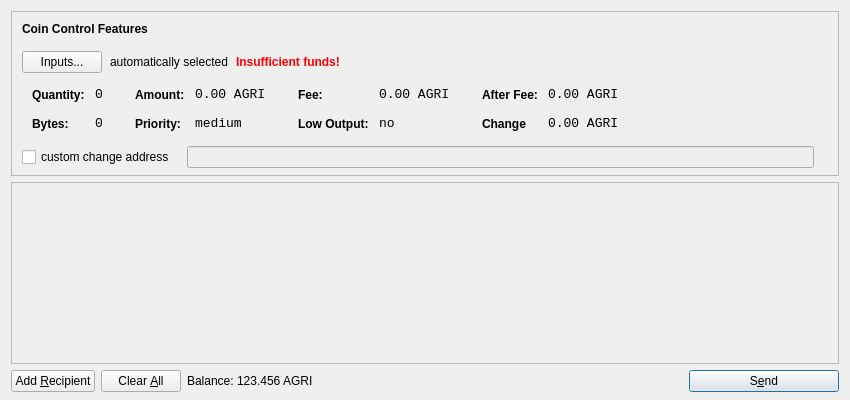
<?xml version="1.0" encoding="UTF-8"?>
<ui version="4.0">
 <class>SendCoinsDialog</class>
 <widget class="QDialog" name="SendCoinsDialog">
  <property name="geometry">
   <rect>
    <x>0</x>
    <y>0</y>
    <width>850</width>
    <height>400</height>
   </rect>
  </property>
  <property name="windowTitle">
   <string>Send Coins</string>
  </property>
  <layout class="QVBoxLayout" name="verticalLayout" stretch="0,1,0">
   <property name="bottomMargin">
    <number>8</number>
   </property>
   <item>
    <widget class="QFrame" name="frameCoinControl">
     <property name="sizePolicy">
      <sizepolicy hsizetype="Expanding" vsizetype="Expanding">
       <horstretch>0</horstretch>
       <verstretch>0</verstretch>
      </sizepolicy>
     </property>
     <property name="maximumSize">
      <size>
       <width>16777215</width>
       <height>16777215</height>
      </size>
     </property>
     <property name="frameShape">
      <enum>QFrame::StyledPanel</enum>
     </property>
     <property name="frameShadow">
      <enum>QFrame::Sunken</enum>
     </property>
     <layout class="QVBoxLayout" name="verticalLayoutCoinControl2">
      <property name="spacing">
       <number>-1</number>
      </property>
      <property name="leftMargin">
       <number>0</number>
      </property>
      <property name="topMargin">
       <number>0</number>
      </property>
      <property name="rightMargin">
       <number>0</number>
      </property>
      <property name="bottomMargin">
       <number>6</number>
      </property>
      <item>
       <layout class="QVBoxLayout" name="verticalLayoutCoinControl" stretch="0,0,0,0,1">
        <property name="spacing">
         <number>0</number>
        </property>
        <property name="leftMargin">
         <number>10</number>
        </property>
        <property name="topMargin">
         <number>10</number>
        </property>
        <item>
         <layout class="QHBoxLayout" name="horizontalLayoutCoinControl1">
          <property name="bottomMargin">
           <number>15</number>
          </property>
          <item>
           <widget class="QLabel" name="labelCoinControlFeatures">
            <property name="sizePolicy">
             <sizepolicy hsizetype="Preferred" vsizetype="Maximum">
              <horstretch>0</horstretch>
              <verstretch>0</verstretch>
             </sizepolicy>
            </property>
            <property name="font">
             <font>
              <weight>75</weight>
              <bold>true</bold>
             </font>
            </property>
            <property name="styleSheet">
             <string notr="true">font-weight:bold;</string>
            </property>
            <property name="text">
             <string>Coin Control Features</string>
            </property>
           </widget>
          </item>
         </layout>
        </item>
        <item>
         <layout class="QHBoxLayout" name="horizontalLayoutCoinControl2" stretch="0,0,0,0">
          <property name="spacing">
           <number>8</number>
          </property>
          <property name="bottomMargin">
           <number>10</number>
          </property>
          <item>
           <widget class="QPushButton" name="pushButtonCoinControl">
            <property name="styleSheet">
             <string notr="true"/>
            </property>
            <property name="text">
             <string>Inputs...</string>
            </property>
           </widget>
          </item>
          <item>
           <widget class="QLabel" name="labelCoinControlAutomaticallySelected">
            <property name="text">
             <string>automatically selected</string>
            </property>
            <property name="margin">
             <number>5</number>
            </property>
           </widget>
          </item>
          <item>
           <widget class="QLabel" name="labelCoinControlInsuffFunds">
            <property name="font">
             <font>
              <weight>75</weight>
              <bold>true</bold>
             </font>
            </property>
            <property name="styleSheet">
             <string notr="true">color:red;font-weight:bold;</string>
            </property>
            <property name="text">
             <string>Insufficient funds!</string>
            </property>
            <property name="margin">
             <number>5</number>
            </property>
           </widget>
          </item>
          <item>
           <spacer name="horizontalSpacerCoinControl">
            <property name="orientation">
             <enum>Qt::Horizontal</enum>
            </property>
            <property name="sizeHint" stdset="0">
             <size>
              <width>40</width>
              <height>1</height>
             </size>
            </property>
           </spacer>
          </item>
         </layout>
        </item>
        <item>
         <widget class="QWidget" name="widgetCoinControl" native="true">
          <property name="sizePolicy">
           <sizepolicy hsizetype="Preferred" vsizetype="Preferred">
            <horstretch>0</horstretch>
            <verstretch>0</verstretch>
           </sizepolicy>
          </property>
          <property name="minimumSize">
           <size>
            <width>0</width>
            <height>0</height>
           </size>
          </property>
          <property name="styleSheet">
           <string notr="true"/>
          </property>
          <layout class="QHBoxLayout" name="horizontalLayoutCoinControl5">
           <property name="margin">
            <number>0</number>
           </property>
           <item>
            <layout class="QHBoxLayout" name="horizontalLayoutCoinControl3" stretch="0,0,0,1">
             <property name="spacing">
              <number>20</number>
             </property>
             <property name="topMargin">
              <number>0</number>
             </property>
             <property name="bottomMargin">
              <number>10</number>
             </property>
             <item>
              <layout class="QFormLayout" name="formLayoutCoinControl1">
               <property name="horizontalSpacing">
                <number>10</number>
               </property>
               <property name="verticalSpacing">
                <number>14</number>
               </property>
               <property name="leftMargin">
                <number>10</number>
               </property>
               <property name="topMargin">
                <number>4</number>
               </property>
               <property name="rightMargin">
                <number>6</number>
               </property>
               <item row="0" column="0">
                <widget class="QLabel" name="labelCoinControlQuantityText">
                 <property name="styleSheet">
                  <string notr="true">font-weight:bold;</string>
                 </property>
                 <property name="text">
                  <string>Quantity:</string>
                 </property>
                 <property name="margin">
                  <number>0</number>
                 </property>
                </widget>
               </item>
               <item row="0" column="1">
                <widget class="QLabel" name="labelCoinControlQuantity">
                 <property name="font">
                  <font>
                   <family>Monospace</family>
                   <pointsize>10</pointsize>
                  </font>
                 </property>
                 <property name="cursor">
                  <cursorShape>IBeamCursor</cursorShape>
                 </property>
                 <property name="contextMenuPolicy">
                  <enum>Qt::ActionsContextMenu</enum>
                 </property>
                 <property name="text">
                  <string>0</string>
                 </property>
                 <property name="margin">
                  <number>0</number>
                 </property>
                 <property name="textInteractionFlags">
                  <set>Qt::LinksAccessibleByMouse|Qt::TextSelectableByKeyboard|Qt::TextSelectableByMouse</set>
                 </property>
                </widget>
               </item>
               <item row="1" column="0">
                <widget class="QLabel" name="labelCoinControlBytesText">
                 <property name="styleSheet">
                  <string notr="true">font-weight:bold;</string>
                 </property>
                 <property name="text">
                  <string>Bytes:</string>
                 </property>
                </widget>
               </item>
               <item row="1" column="1">
                <widget class="QLabel" name="labelCoinControlBytes">
                 <property name="font">
                  <font>
                   <family>Monospace</family>
                   <pointsize>10</pointsize>
                  </font>
                 </property>
                 <property name="cursor">
                  <cursorShape>IBeamCursor</cursorShape>
                 </property>
                 <property name="contextMenuPolicy">
                  <enum>Qt::ActionsContextMenu</enum>
                 </property>
                 <property name="text">
                  <string>0</string>
                 </property>
                 <property name="textInteractionFlags">
                  <set>Qt::LinksAccessibleByMouse|Qt::TextSelectableByKeyboard|Qt::TextSelectableByMouse</set>
                 </property>
                </widget>
               </item>
              </layout>
             </item>
             <item>
              <layout class="QFormLayout" name="formLayoutCoinControl2">
               <property name="horizontalSpacing">
                <number>10</number>
               </property>
               <property name="verticalSpacing">
                <number>14</number>
               </property>
               <property name="leftMargin">
                <number>6</number>
               </property>
               <property name="topMargin">
                <number>4</number>
               </property>
               <property name="rightMargin">
                <number>6</number>
               </property>
               <item row="0" column="0">
                <widget class="QLabel" name="labelCoinControlAmountText">
                 <property name="styleSheet">
                  <string notr="true">font-weight:bold;</string>
                 </property>
                 <property name="text">
                  <string>Amount:</string>
                 </property>
                 <property name="margin">
                  <number>0</number>
                 </property>
                </widget>
               </item>
               <item row="0" column="1">
                <widget class="QLabel" name="labelCoinControlAmount">
                 <property name="font">
                  <font>
                   <family>Monospace</family>
                   <pointsize>10</pointsize>
                  </font>
                 </property>
                 <property name="cursor">
                  <cursorShape>IBeamCursor</cursorShape>
                 </property>
                 <property name="contextMenuPolicy">
                  <enum>Qt::ActionsContextMenu</enum>
                 </property>
                 <property name="text">
                  <string>0.00 AGRI</string>
                 </property>
                 <property name="textInteractionFlags">
                  <set>Qt::LinksAccessibleByMouse|Qt::TextSelectableByKeyboard|Qt::TextSelectableByMouse</set>
                 </property>
                </widget>
               </item>
               <item row="1" column="0">
                <widget class="QLabel" name="labelCoinControlPriorityText">
                 <property name="styleSheet">
                  <string notr="true">font-weight:bold;</string>
                 </property>
                 <property name="text">
                  <string>Priority:</string>
                 </property>
                </widget>
               </item>
               <item row="1" column="1">
                <widget class="QLabel" name="labelCoinControlPriority">
                 <property name="font">
                  <font>
                   <family>Monospace</family>
                   <pointsize>10</pointsize>
                  </font>
                 </property>
                 <property name="cursor">
                  <cursorShape>IBeamCursor</cursorShape>
                 </property>
                 <property name="contextMenuPolicy">
                  <enum>Qt::ActionsContextMenu</enum>
                 </property>
                 <property name="text">
                  <string>medium</string>
                 </property>
                 <property name="textInteractionFlags">
                  <set>Qt::LinksAccessibleByMouse|Qt::TextSelectableByKeyboard|Qt::TextSelectableByMouse</set>
                 </property>
                </widget>
               </item>
              </layout>
             </item>
             <item>
              <layout class="QFormLayout" name="formLayoutCoinControl3">
               <property name="horizontalSpacing">
                <number>10</number>
               </property>
               <property name="verticalSpacing">
                <number>14</number>
               </property>
               <property name="leftMargin">
                <number>6</number>
               </property>
               <property name="topMargin">
                <number>4</number>
               </property>
               <property name="rightMargin">
                <number>6</number>
               </property>
               <item row="0" column="0">
                <widget class="QLabel" name="labelCoinControlFeeText">
                 <property name="styleSheet">
                  <string notr="true">font-weight:bold;</string>
                 </property>
                 <property name="text">
                  <string>Fee:</string>
                 </property>
                 <property name="margin">
                  <number>0</number>
                 </property>
                </widget>
               </item>
               <item row="0" column="1">
                <widget class="QLabel" name="labelCoinControlFee">
                 <property name="font">
                  <font>
                   <family>Monospace</family>
                   <pointsize>10</pointsize>
                  </font>
                 </property>
                 <property name="cursor">
                  <cursorShape>IBeamCursor</cursorShape>
                 </property>
                 <property name="contextMenuPolicy">
                  <enum>Qt::ActionsContextMenu</enum>
                 </property>
                 <property name="text">
                  <string>0.00 AGRI</string>
                 </property>
                 <property name="textInteractionFlags">
                  <set>Qt::LinksAccessibleByMouse|Qt::TextSelectableByKeyboard|Qt::TextSelectableByMouse</set>
                 </property>
                </widget>
               </item>
               <item row="1" column="0">
                <widget class="QLabel" name="labelCoinControlLowOutputText">
                 <property name="styleSheet">
                  <string notr="true">font-weight:bold;</string>
                 </property>
                 <property name="text">
                  <string>Low Output:</string>
                 </property>
                </widget>
               </item>
               <item row="1" column="1">
                <widget class="QLabel" name="labelCoinControlLowOutput">
                 <property name="font">
                  <font>
                   <family>Monospace</family>
                   <pointsize>10</pointsize>
                  </font>
                 </property>
                 <property name="cursor">
                  <cursorShape>IBeamCursor</cursorShape>
                 </property>
                 <property name="contextMenuPolicy">
                  <enum>Qt::ActionsContextMenu</enum>
                 </property>
                 <property name="text">
                  <string>no</string>
                 </property>
                 <property name="textInteractionFlags">
                  <set>Qt::LinksAccessibleByMouse|Qt::TextSelectableByKeyboard|Qt::TextSelectableByMouse</set>
                 </property>
                </widget>
               </item>
              </layout>
             </item>
             <item>
              <layout class="QFormLayout" name="formLayoutCoinControl4">
               <property name="horizontalSpacing">
                <number>10</number>
               </property>
               <property name="verticalSpacing">
                <number>14</number>
               </property>
               <property name="leftMargin">
                <number>6</number>
               </property>
               <property name="topMargin">
                <number>4</number>
               </property>
               <property name="rightMargin">
                <number>6</number>
               </property>
               <item row="0" column="0">
                <widget class="QLabel" name="labelCoinControlAfterFeeText">
                 <property name="styleSheet">
                  <string notr="true">font-weight:bold;</string>
                 </property>
                 <property name="text">
                  <string>After Fee:</string>
                 </property>
                 <property name="margin">
                  <number>0</number>
                 </property>
                </widget>
               </item>
               <item row="0" column="1">
                <widget class="QLabel" name="labelCoinControlAfterFee">
                 <property name="font">
                  <font>
                   <family>Monospace</family>
                   <pointsize>10</pointsize>
                  </font>
                 </property>
                 <property name="cursor">
                  <cursorShape>IBeamCursor</cursorShape>
                 </property>
                 <property name="contextMenuPolicy">
                  <enum>Qt::ActionsContextMenu</enum>
                 </property>
                 <property name="text">
                  <string>0.00 AGRI</string>
                 </property>
                 <property name="textInteractionFlags">
                  <set>Qt::LinksAccessibleByMouse|Qt::TextSelectableByKeyboard|Qt::TextSelectableByMouse</set>
                 </property>
                </widget>
               </item>
               <item row="1" column="0">
                <widget class="QLabel" name="labelCoinControlChangeText">
                 <property name="styleSheet">
                  <string notr="true">font-weight:bold;</string>
                 </property>
                 <property name="text">
                  <string>Change</string>
                 </property>
                </widget>
               </item>
               <item row="1" column="1">
                <widget class="QLabel" name="labelCoinControlChange">
                 <property name="font">
                  <font>
                   <family>Monospace</family>
                   <pointsize>10</pointsize>
                  </font>
                 </property>
                 <property name="cursor">
                  <cursorShape>IBeamCursor</cursorShape>
                 </property>
                 <property name="contextMenuPolicy">
                  <enum>Qt::ActionsContextMenu</enum>
                 </property>
                 <property name="text">
                  <string>0.00 AGRI</string>
                 </property>
                 <property name="textInteractionFlags">
                  <set>Qt::LinksAccessibleByMouse|Qt::TextSelectableByKeyboard|Qt::TextSelectableByMouse</set>
                 </property>
                </widget>
               </item>
              </layout>
             </item>
            </layout>
           </item>
          </layout>
         </widget>
        </item>
        <item>
         <layout class="QHBoxLayout" name="horizontalLayoutCoinControl4" stretch="0,0,0">
          <property name="spacing">
           <number>12</number>
          </property>
          <property name="sizeConstraint">
           <enum>QLayout::SetDefaultConstraint</enum>
          </property>
          <property name="topMargin">
           <number>5</number>
          </property>
          <property name="rightMargin">
           <number>5</number>
          </property>
          <item>
           <widget class="QCheckBox" name="checkBoxCoinControlChange">
            <property name="text">
             <string>custom change address</string>
            </property>
           </widget>
          </item>
          <item>
           <widget class="QLineEdit" name="lineEditCoinControlChange">
            <property name="enabled">
             <bool>false</bool>
            </property>
            <property name="sizePolicy">
             <sizepolicy hsizetype="Expanding" vsizetype="Fixed">
              <horstretch>0</horstretch>
              <verstretch>0</verstretch>
             </sizepolicy>
            </property>
           </widget>
          </item>
          <item>
           <widget class="QLabel" name="labelCoinControlChangeLabel">
            <property name="sizePolicy">
             <sizepolicy hsizetype="Preferred" vsizetype="Expanding">
              <horstretch>0</horstretch>
              <verstretch>0</verstretch>
             </sizepolicy>
            </property>
            <property name="minimumSize">
             <size>
              <width>0</width>
              <height>0</height>
             </size>
            </property>
            <property name="text">
             <string/>
            </property>
            <property name="margin">
             <number>3</number>
            </property>
           </widget>
          </item>
         </layout>
        </item>
        <item>
         <spacer name="verticalSpacerCoinControl">
          <property name="orientation">
           <enum>Qt::Vertical</enum>
          </property>
          <property name="sizeHint" stdset="0">
           <size>
            <width>800</width>
            <height>1</height>
           </size>
          </property>
         </spacer>
        </item>
       </layout>
      </item>
     </layout>
    </widget>
   </item>
   <item>
    <widget class="QScrollArea" name="scrollArea">
     <property name="widgetResizable">
      <bool>true</bool>
     </property>
     <widget class="QWidget" name="scrollAreaWidgetContents">
      <property name="geometry">
       <rect>
        <x>0</x>
        <y>0</y>
        <width>830</width>
        <height>165</height>
       </rect>
      </property>
      <layout class="QVBoxLayout" name="verticalLayout_2">
       <property name="margin">
        <number>0</number>
       </property>
       <item>
        <layout class="QVBoxLayout" name="entries">
         <property name="spacing">
          <number>6</number>
         </property>
        </layout>
       </item>
       <item>
        <spacer name="verticalSpacer">
         <property name="orientation">
          <enum>Qt::Vertical</enum>
         </property>
         <property name="sizeHint" stdset="0">
          <size>
           <width>20</width>
           <height>40</height>
          </size>
         </property>
        </spacer>
       </item>
      </layout>
     </widget>
    </widget>
   </item>
   <item>
    <layout class="QHBoxLayout" name="horizontalLayout">
     <item>
      <widget class="QPushButton" name="addButton">
       <property name="toolTip">
        <string>Send to multiple recipients at once</string>
       </property>
       <property name="text">
        <string>Add &amp;Recipient</string>
       </property>
       <property name="icon">
        <iconset resource="../bitcoin.qrc">
         <normaloff>:/icons/add</normaloff>:/icons/add</iconset>
       </property>
       <property name="autoDefault">
        <bool>false</bool>
       </property>
      </widget>
     </item>
     <item>
      <widget class="QPushButton" name="clearButton">
       <property name="sizePolicy">
        <sizepolicy hsizetype="Minimum" vsizetype="Fixed">
         <horstretch>0</horstretch>
         <verstretch>0</verstretch>
        </sizepolicy>
       </property>
       <property name="toolTip">
        <string>Remove all transaction fields</string>
       </property>
       <property name="text">
        <string>Clear &amp;All</string>
       </property>
       <property name="icon">
        <iconset resource="../bitcoin.qrc">
         <normaloff>:/icons/remove</normaloff>:/icons/remove</iconset>
       </property>
       <property name="autoRepeatDelay">
        <number>300</number>
       </property>
       <property name="autoDefault">
        <bool>false</bool>
       </property>
      </widget>
     </item>
     <item>
      <layout class="QHBoxLayout" name="horizontalLayout_2">
       <property name="spacing">
        <number>3</number>
       </property>
       <item>
        <widget class="QLabel" name="label">
         <property name="sizePolicy">
          <sizepolicy hsizetype="Preferred" vsizetype="Fixed">
           <horstretch>0</horstretch>
           <verstretch>0</verstretch>
          </sizepolicy>
         </property>
         <property name="text">
          <string>Balance:</string>
         </property>
        </widget>
       </item>
       <item>
        <widget class="QLabel" name="labelBalance">
         <property name="sizePolicy">
          <sizepolicy hsizetype="Preferred" vsizetype="Fixed">
           <horstretch>0</horstretch>
           <verstretch>0</verstretch>
          </sizepolicy>
         </property>
         <property name="cursor">
          <cursorShape>IBeamCursor</cursorShape>
         </property>
         <property name="text">
          <string>123.456 AGRI</string>
         </property>
         <property name="textInteractionFlags">
          <set>Qt::LinksAccessibleByMouse|Qt::TextSelectableByKeyboard|Qt::TextSelectableByMouse</set>
         </property>
        </widget>
       </item>
      </layout>
     </item>
     <item>
      <spacer name="horizontalSpacer">
       <property name="orientation">
        <enum>Qt::Horizontal</enum>
       </property>
       <property name="sizeHint" stdset="0">
        <size>
         <width>40</width>
         <height>20</height>
        </size>
       </property>
      </spacer>
     </item>
     <item>
      <widget class="QPushButton" name="sendButton">
       <property name="minimumSize">
        <size>
         <width>150</width>
         <height>0</height>
        </size>
       </property>
       <property name="toolTip">
        <string>Confirm the send action</string>
       </property>
       <property name="text">
        <string>S&amp;end</string>
       </property>
       <property name="icon">
        <iconset resource="../bitcoin.qrc">
         <normaloff>:/icons/send</normaloff>:/icons/send</iconset>
       </property>
       <property name="default">
        <bool>true</bool>
       </property>
      </widget>
     </item>
    </layout>
   </item>
  </layout>
 </widget>
 <resources>
  <include location="../bitcoin.qrc"/>
 </resources>
 <connections/>
</ui>
